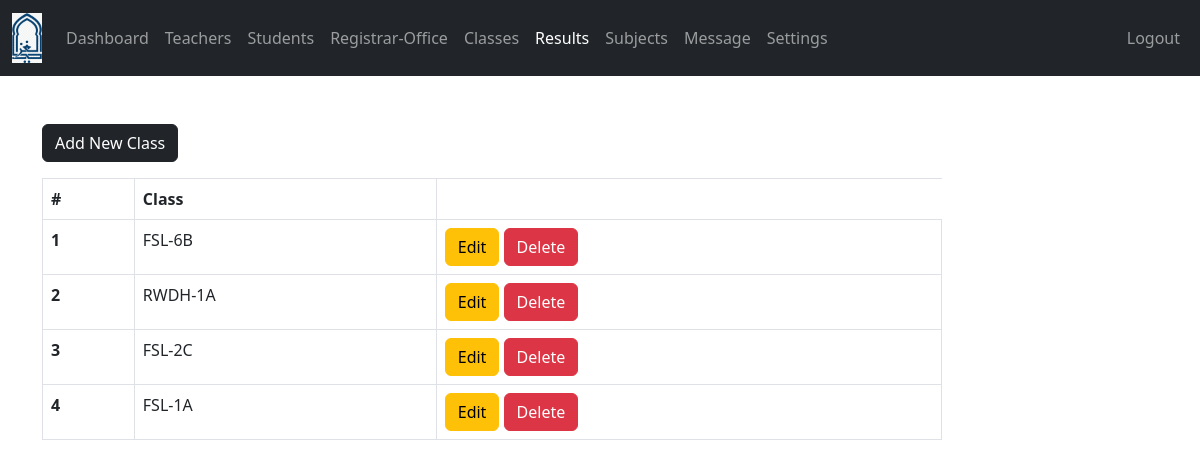
Screenshot of /admin/class.php (signed in) with the database file from the repository.
### tables this page shows
CREATE TABLE `class` (
  `class_id` int(11) NOT NULL,
  `grade` int(11) NOT NULL,
  `section` int(11) NOT NULL
);

CREATE TABLE `grades` (
  `grade_id` int(11) NOT NULL,
  `grade` varchar(31) NOT NULL,
  `grade_code` varchar(7) NOT NULL
);

CREATE TABLE `section` (
  `section_id` int(11) NOT NULL,
  `section` varchar(7) NOT NULL
);

### admin/data/class.php (called while the page is built, shortened)
<?php
function getAllClasses($conn){
   $sql = "SELECT * FROM class";
   $stmt = $conn->prepare($sql);
   $stmt->execute();
   if ($stmt->rowCount() >= 1) {
     $classes = $stmt->fetchAll();
     return $classes;
   }else {
    return 0;
   }
}

### admin/data/grade.php (called while the page is built, shortened)
<?php
function getGradeById($grade_id, $conn){
   $sql = "SELECT * FROM grades
           WHERE grade_id=?";
   $stmt = $conn->prepare($sql);
   $stmt->execute([$grade_id]);
   if ($stmt->rowCount() == 1) {
     $grade = $stmt->fetch();
     return $grade;
   }else {
    return 0;
   }
}

### admin/data/section.php (called while the page is built, shortened)
<?php
function getSectioById($section_id, $conn){
   $sql = "SELECT * FROM section
           WHERE section_id=?";
   $stmt = $conn->prepare($sql);
   $stmt->execute([$section_id]);
   if ($stmt->rowCount() == 1) {
     $section = $stmt->fetch();
     return $section;
   }else {
    return 0;
   }
}

### admin/class.php (the view, shortened to what this page needs)
<?php
if (isset($_SESSION['admin_id']) &&
    isset($_SESSION['role'])) {
    if ($_SESSION['role'] == 'Admin') {
       include "../DB_connection.php";
       include "data/class.php";
       include "data/grade.php";
       include "data/section.php";
       $classes = getAllClasses($conn);
 ?>
<!DOCTYPE html>
<html lang="en">
<head>
	<link rel="stylesheet" href="https://cdn.jsdelivr.net/npm/bootstrap@5.2.0/dist/css/bootstrap.min.css">
	<link rel="stylesheet" href="../css/style.css">
  <link rel="stylesheet" href="https://cdnjs.cloudflare.com/ajax/libs/font-awesome/4.7.0/css/font-awesome.min.css">
</head>
<body>
    <?php
        include "inc/navbar.php";
        if ($classes != 0) {
     ?>
     <div class="container mt-5">
        <a href="class-add.php"
           class="btn btn-dark">Add New Class</a>
           <div class="table-responsive">
              <table class="table table-bordered mt-3 n-table">
                <thead>
                  <tr>
                    <th scope="col">#</th>
                    <th scope="col">Class</th>
                  </tr>
                </thead>
                <tbody>
                  <?php $i = 0; foreach ($classes as $class ) {
                    $i++;  ?>
                  <tr>
                    <th scope="row"><?=$i?></th>
                    <td>
                      <?php
                          $grade  = getGradeById($class['grade'], $conn);
                          $section = getSectioById($class['section'], $conn);
                          echo $grade['grade_code'].'-'.$grade['grade'].$section['section'];
                       ?>
                    </td>
                    <td>
                        <a href="class-edit.php?class_id=<?=$class['class_id']?>"
                           class="btn btn-warning">Edit</a>
                        <a href="class-delete.php?class_id=<?=$class['class_id']?>"
                           class="btn btn-danger">Delete</a>
                    </td>
                  </tr>
                <?php } ?>
                </tbody>
              </table>
           </div>
         <?php } ?>
     </div>
</body>
</html>
<?php
  }else {
    header("Location: ../login.php");
    exit;
  }
}else {
	header("Location: ../login.php");
	exit;
}
?>

### css/style.css (style rules this page uses)
.n-table { max-width: 900px; }

### rows the page displays
class: grades.grade_code "FSL", grades.grade "6", section.section "B"
class: grades.grade_code "RWDH", grades.grade "1", section.section "A"
class: grades.grade_code "FSL", grades.grade "2", section.section "C"
class: grades.grade_code "FSL", grades.grade "1", section.section "A"
